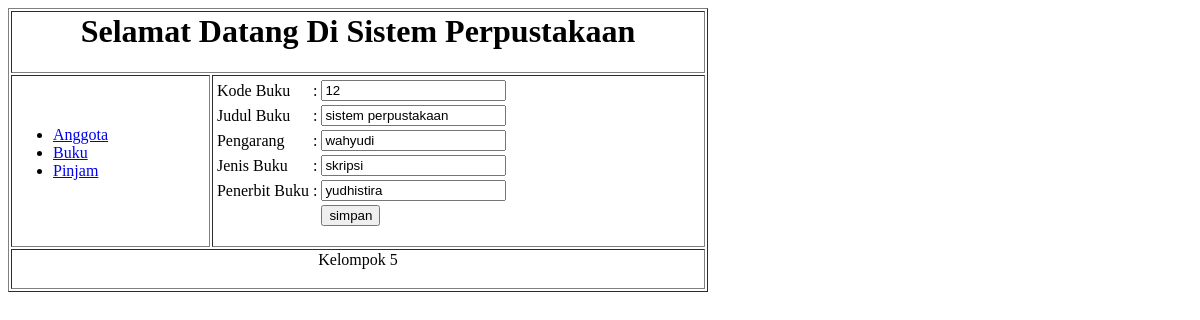
The app's page /edit_buku.php?id=12, older data.
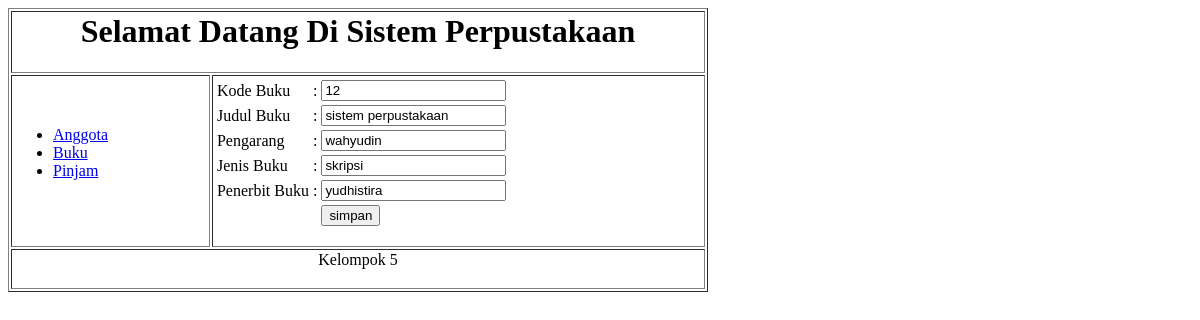
The same page, newer data.
### tables this page shows
CREATE TABLE `buku` (
  `kd_buku` int(5) NOT NULL,
  `judul_buku` varchar(32) DEFAULT NULL,
  `pengarang` varchar(32) DEFAULT NULL,
  `jenis_buku` varchar(32) DEFAULT NULL,
  `penerbit` varchar(32) DEFAULT NULL
);

### edit_buku.php (the view, shortened to what this page needs)
<html>
<head>
</head>
<body>
<?php
include "koneksi.php";
?>
<table width="700" border="1">
<tr>
<td colspan="2" align="center"><h1>Selamat Datang Di Sistem Perpustakaan</h1></td>
</tr>
<tr>
<td width = "200">
<ul>
<li><a href="anggota.php">Anggota</a></li>
<li><a href="buku.php">Buku</a></li>
<li><a href="pinjam.php">Pinjam</a></li>
</td>
<td width="500">
<form method="post" action="proses_edit_buku.php?id=<?php echo $_GET['id'];?>" >
<?php
    $id = $_GET['id'];
    $query = mysqli_query ($koneksi, "SELECT * FROM buku WHERE kd_buku=$id");
    $data= mysqli_fetch_array($query);
?>
<table border="0">
<tr>
<td>Kode Buku</td>
<td>:</td>
<td><input type="text" name="kode"  value="<?php echo $data['kd_buku']?>"></td>
</tr>
<tr>
<td>Judul Buku</td>
<td>:</td>
<td><input type="text" name="judul"  value="<?php echo $data['judul_buku']?>"></td>
</tr>
<tr>
<td>Pengarang</td>
<td>:</td>
<td><input type="text" name="pengarang"  value="<?php echo $data['pengarang']?>"></td>
</tr>
<tr>
<td>Jenis Buku</td>
<td>:</td>
<td><input type="text" name="jenis"  value="<?php echo $data['jenis_buku']?>">
</tr>
<tr>
<td>Penerbit Buku</td>
<td>:</td>
<td><input type="text" name="penerbit"  value="<?php echo $data['penerbit']?>">
</tr>
<tr>
<td></td>
<td></td>
<td><input type="submit" name="simpan" value="simpan"></td>
</tr>
</table>
</form>
</td>
</tr>
<tr>
<td colspan="2" align="center">Kelompok 5<br> <br> </td>
</tr>
</table>
</body>
</html>

Row changes from the older to the newer data that the page shows:
changed buku "sistem perpustakaan": pengarang "wahyudi" → "wahyudin"
